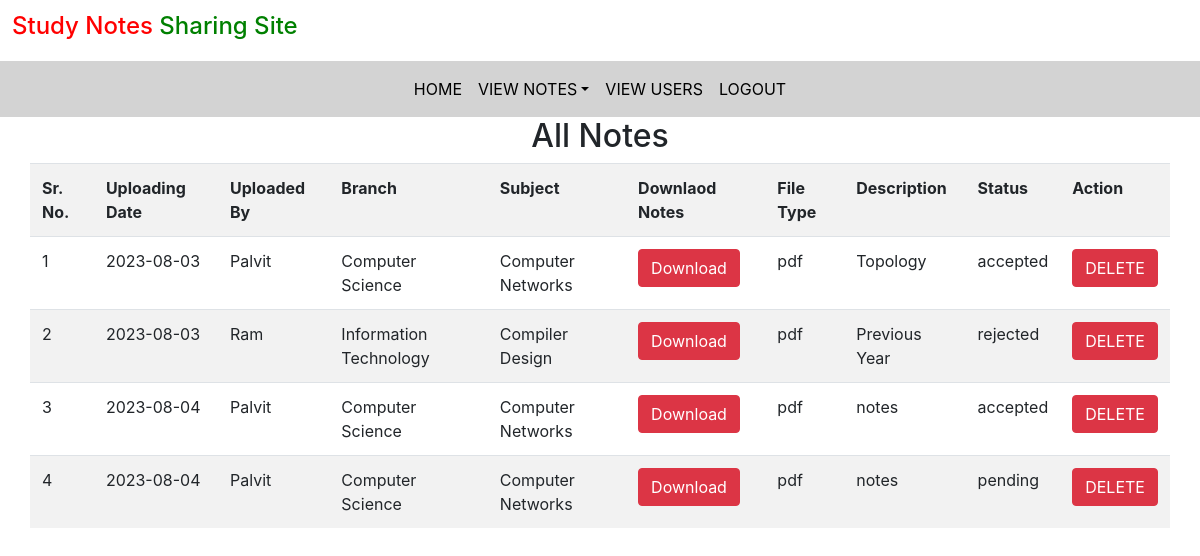
The app's page /all_notes (signed in) with its own data.
### notes/models.py (models this page shows, shortened)
class Notes(models.Model):
    user = models.ForeignKey(User, on_delete=models.CASCADE)
    uploading_date = models.CharField(max_length=30, null=True)
    branch = models.CharField(max_length=30)
    subject = models.CharField(max_length=30)
    notes_file = models.FileField()
    filetype = models.CharField(max_length=30, null=True)
    description = models.CharField(max_length=200)
    status = models.CharField(max_length=15, default="pending")

### notes/views.py (the view)
# urls.py: path('all_notes', views.all_notes, name="all_notes"),
def all_notes(request):
    if not request.user.is_staff:
        return redirect('admin_login')
    notes = models.Notes.objects.all()
    data = {
        "notes": notes
    }
    return render(request, 'notes/all_notes.html', data)

### templates/notes/all_notes.html (shortened to what this page needs)
{% extends 'notes/admin_nav.html'%}
{% load static%}
{% block body%}
<div class="container" id="main">
    <h2 style="text-align: center;">All Notes</h2>
    <div class="row">
        <table class="table table-striped" id="myTable">
          <tr>
            <th>Sr. No.</th>
            <th>Uploading Date</th>
            <th>Uploaded By</th>
            <th>Branch</th>
            <th>Subject</th>
            <th>Downlaod Notes</th>
            <th>File Type</th>
            <th>Description</th>
            <th>Status</th>
            <th>Action</th>
          </tr>
          {% for item in notes%}
          <tr>
           <td>
            {{forloop.counter}}
           </td>
           <td>
            {{item.uploading_date}}
           </td>
           <td>
            {{item.user.first_name}}
           </td>
           <td>
            {{item.branch}}
           </td>
           <td>
            {{item.subject}}
           </td>
           <td>
            <a href="{{item.notes_file.url}}" class="btn btn-danger" download>Download</a>
           </td>
           <td>
            {{item.filetype}}
           </td>
           <td>
            {{item.description}}
           </td>
           <td>
            {{item.status}}
           </td>
           <td>
             <a href="{% url 'delete_notes' item.id %}" class="btn btn-danger" onclick="return confirm('Are You Sure?')">DELETE</a>
           </td>
          </tr>
          {% endfor %}
        </table>
    </div>
</div>
{% endblock %}

### records on screen
Notes: uploading_date "2023-08-03", user.first_name "Palvit", branch "Computer Science", subject "Computer Networks", filetype "pdf", description "Topology", status "accepted"
Notes: uploading_date "2023-08-03", user.first_name "Ram", branch "Information Technology", subject "Compiler Design", filetype "pdf", description "Previous Year", status "rejected"
Notes: uploading_date "2023-08-04", user.first_name "Palvit", branch "Computer Science", subject "Computer Networks", filetype "pdf", description "notes", status "accepted"
Notes: uploading_date "2023-08-04", user.first_name "Palvit", branch "Computer Science", subject "Computer Networks", filetype "pdf", description "notes", status "pending"
